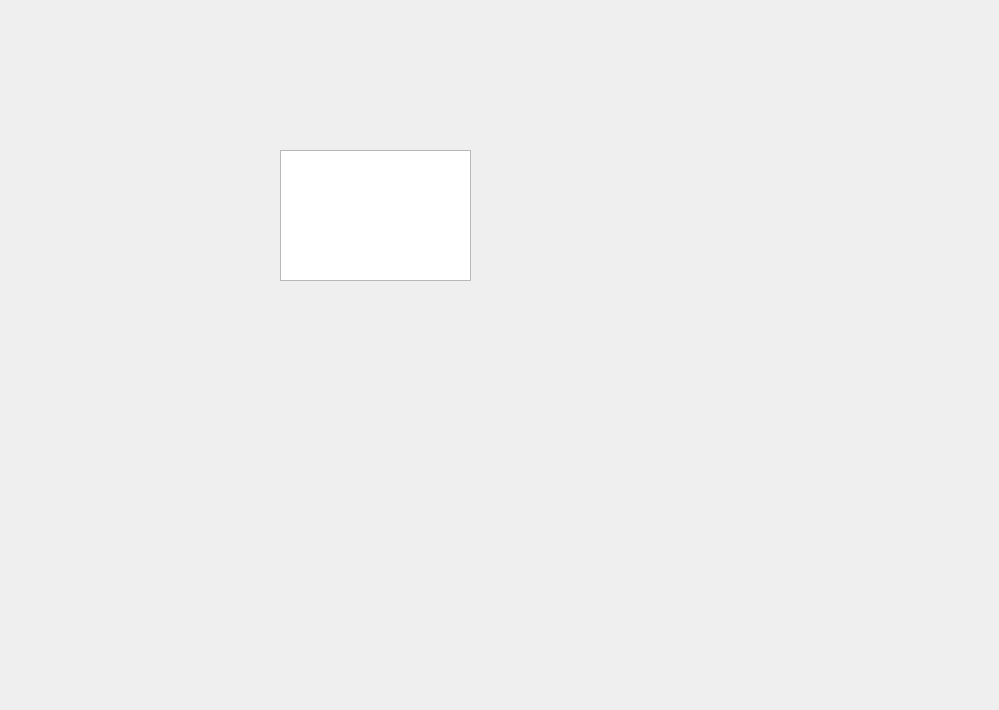
<?xml version="1.0" encoding="UTF-8"?>
<ui version="4.0">
 <class>Widget</class>
 <widget class="QWidget" name="Widget">
  <property name="geometry">
   <rect>
    <x>0</x>
    <y>0</y>
    <width>999</width>
    <height>710</height>
   </rect>
  </property>
  <property name="windowTitle">
   <string>Widget</string>
  </property>
  <widget class="QTextEdit" name="textEdit">
   <property name="geometry">
    <rect>
     <x>280</x>
     <y>150</y>
     <width>191</width>
     <height>131</height>
    </rect>
   </property>
  </widget>
 </widget>
 <resources/>
 <connections/>
</ui>
